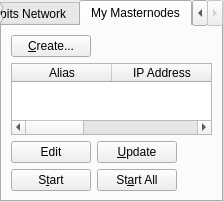
<?xml version="1.0" encoding="UTF-8"?>
<ui version="4.0">
 <class>MasternodeManager</class>
 <widget class="QWidget" name="MasternodeManager">
  <property name="geometry">
   <rect>
    <x>0</x>
    <y>0</y>
    <width>223</width>
    <height>157</height>
   </rect>
  </property>
  <property name="windowTitle">
   <string>Form</string>
  </property>
  <layout class="QVBoxLayout" name="topLayout">
   <property name="leftMargin">
    <number>0</number>
   </property>
   <property name="topMargin">
    <number>0</number>
   </property>
   <property name="rightMargin">
    <number>0</number>
   </property>
   <property name="bottomMargin">
    <number>0</number>
   </property>
   <item>
    <layout class="QVBoxLayout" name="verticalLayout">
     <property name="bottomMargin">
      <number>0</number>
     </property>
     <item>
      <widget class="QTabWidget" name="tabWidget">
       <property name="currentIndex">
        <number>1</number>
       </property>
       <widget class="QWidget" name="tab">
        <attribute name="title">
         <string>Digitalmoneybits Network</string>
        </attribute>
        <layout class="QGridLayout" name="gridLayout">
         <item row="1" column="0">
          <widget class="QTableWidget" name="tableWidgetMasternodes">
           <property name="editTriggers">
            <set>QAbstractItemView::NoEditTriggers</set>
           </property>
           <property name="alternatingRowColors">
            <bool>true</bool>
           </property>
           <property name="selectionBehavior">
            <enum>QAbstractItemView::SelectRows</enum>
           </property>
           <property name="sortingEnabled">
            <bool>true</bool>
           </property>
           <attribute name="horizontalHeaderStretchLastSection">
            <bool>true</bool>
           </attribute>
           <column>
            <property name="text">
             <string>Address</string>
            </property>
           </column>
           <column>
            <property name="text">
             <string>Protocol</string>
            </property>
           </column>
           <column>
            <property name="text">
             <string>Active</string>
            </property>
           </column>
           <column>
            <property name="text">
             <string>Activity time</string>
            </property>
           </column>
           <column>
            <property name="text">
             <string>Last Seen</string>
            </property>
           </column>
           <column>
            <property name="text">
             <string>Masternode pubkey</string>
            </property>
           </column>
          </widget>
         </item>
         <item row="0" column="0">
          <layout class="QHBoxLayout" name="horizontalLayout_3">
           <property name="bottomMargin">
            <number>0</number>
           </property>
           <item>
            <widget class="QLabel" name="label_2">
             <property name="text">
              <string>Masternodes count:</string>
             </property>
            </widget>
           </item>
           <item>
            <widget class="QLabel" name="countLabel">
             <property name="text">
              <string>0</string>
             </property>
            </widget>
           </item>
           <item>
            <spacer name="horizontalSpacer_3">
             <property name="orientation">
              <enum>Qt::Horizontal</enum>
             </property>
             <property name="sizeHint" stdset="0">
              <size>
               <width>40</width>
               <height>20</height>
              </size>
             </property>
            </spacer>
           </item>
          </layout>
         </item>
        </layout>
       </widget>
       <widget class="QWidget" name="tab_2">
        <attribute name="title">
         <string>My Masternodes</string>
        </attribute>
        <layout class="QGridLayout" name="gridLayout_2">
         <item row="0" column="0">
          <layout class="QVBoxLayout" name="verticalLayout_2">
           <property name="bottomMargin">
            <number>0</number>
           </property>
           <item>
            <layout class="QHBoxLayout" name="horizontalLayout">
             <item>
              <widget class="QPushButton" name="createButton">
               <property name="text">
                <string>&amp;Create...</string>
               </property>
              </widget>
             </item>
             <item>
              <spacer name="horizontalSpacer">
               <property name="orientation">
                <enum>Qt::Horizontal</enum>
               </property>
               <property name="sizeHint" stdset="0">
                <size>
                 <width>40</width>
                 <height>20</height>
                </size>
               </property>
              </spacer>
             </item>
            </layout>
           </item>
           <item>
            <widget class="QTableWidget" name="tableWidget_2">

             <property name="editTriggers">
              <set>QAbstractItemView::NoEditTriggers</set>
             </property>
             <property name="alternatingRowColors">
              <bool>true</bool>
             </property>
             <property name="selectionMode">
              <enum>QAbstractItemView::SingleSelection</enum>
             </property>
             <property name="selectionBehavior">
              <enum>QAbstractItemView::SelectRows</enum>
             </property>
             <attribute name="horizontalHeaderStretchLastSection">
              <bool>true</bool>
             </attribute>
             <column>
              <property name="text">
               <string>Alias</string>
              </property>
             </column>
             <column>
              <property name="text">
               <string>IP Address</string>
              </property>
             </column>

             <column>
              <property name="text">
               <string>Status</string>
              </property>
             </column>
            </widget>
           </item>
           <item>
            <layout class="QHBoxLayout" name="horizontalLayout_2">
             <property name="bottomMargin">
              <number>0</number>
             </property>
             <item>
              <widget class="QPushButton" name="editButton">
               <property name="text">
                <string>Edit</string>
               </property>
              </widget>
             </item>

             <item>
              <widget class="QPushButton" name="UpdateButton">
               <property name="text">
                <string>&amp;Update</string>
               </property>
              </widget>
             </item>
             <item>
              <spacer name="horizontalSpacer_2">
               <property name="orientation">
                <enum>Qt::Horizontal</enum>
               </property>
               <property name="sizeHint" stdset="0">
                <size>
                 <width>40</width>
                 <height>20</height>
                </size>
               </property>
              </spacer>
             </item>
            </layout>
           </item>
           <item>
            <layout class="QHBoxLayout" name="horizontalLayout_4">
             <property name="bottomMargin">
              <number>0</number>
             </property>
            </layout>
           </item>
           <item>
            <layout class="QHBoxLayout" name="horizontalLayout_5">
             <property name="bottomMargin">
              <number>0</number>
             </property>
             <item>
              <widget class="QPushButton" name="startButton">
               <property name="text">
                <string>S&amp;tart</string>
               </property>
              </widget>
             </item>
             <item>
              <widget class="QPushButton" name="startAllButton">
               <property name="text">
                <string>St&amp;art All</string>
               </property>
              </widget>
             </item>
             <item>
              <spacer name="horizontalSpacer_5">
               <property name="orientation">
                <enum>Qt::Horizontal</enum>
               </property>
               <property name="sizeHint" stdset="0">
                <size>
                 <width>40</width>
                 <height>20</height>
                </size>
               </property>
              </spacer>
             </item>
            </layout>
           </item>
          </layout>
         </item>
        </layout>
       </widget>
      </widget>
     </item>
    </layout>
   </item>
  </layout>
 </widget>
 <resources/>
 <connections/>
</ui>
